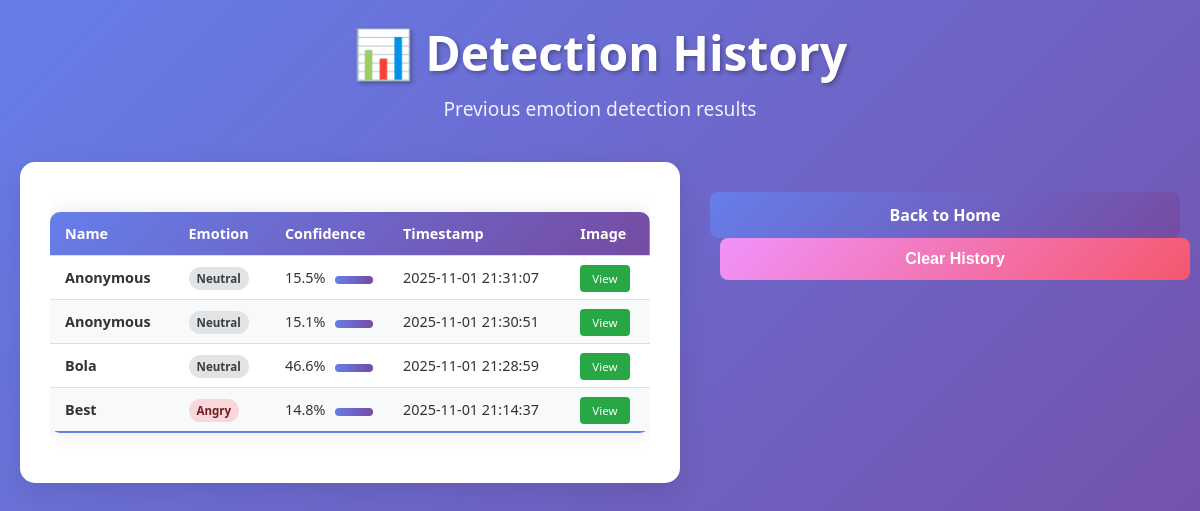
Before: /history with the older database file.
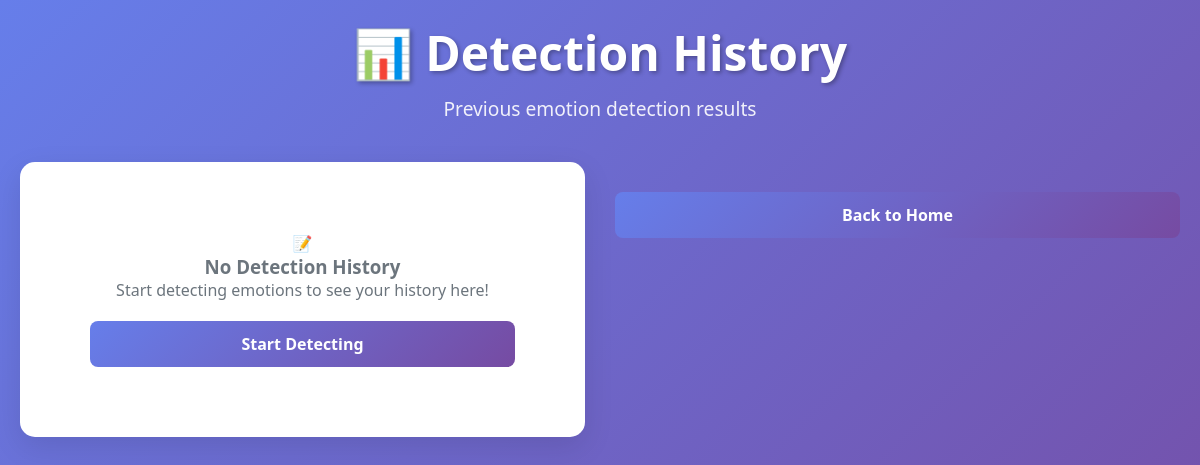
After: the same page with the newer database file.
### tables this page shows
CREATE TABLE detection_history
                 (id INTEGER PRIMARY KEY AUTOINCREMENT,
                  name TEXT,
                  image_path TEXT,
                  emotion TEXT,
                  confidence REAL,
                  timestamp DATETIME,
                  is_online BOOLEAN);

### app.py (the view)
@app.route('/history')
def history():
    conn = sqlite3.connect('emotion_detection.db', check_same_thread=False)
    c = conn.cursor()
    c.execute('''
        SELECT id, name, image_path, emotion, confidence, timestamp
        FROM detection_history
        ORDER BY timestamp DESC
        LIMIT 50
    ''')
    history_data = c.fetchall()
    conn.close()
    return render_template('history.html', history=history_data)

### templates/history.html (shortened to what this page needs)
<!DOCTYPE html>
<html lang="en">
<head>
    <link rel="stylesheet" href="{{ url_for('static', filename='css/style.css') }}">
</head>
<body>
    <div class="container">
        <header>
            <h1>📊 Detection History</h1>
            <p>Previous emotion detection results</p>
        </header>
        <div class="main-content">
            <div class="history-container">
                {% if history %}
                <div style="overflow-x: auto;">
                    <table class="history-table">
                        <thead>
                            <tr>
                                <th>Name</th>
                                <th>Emotion</th>
                                <th>Confidence</th>
                                <th>Timestamp</th>
                                <th>Image</th>
                            </tr>
                        </thead>
                        <tbody>
                            {% for record in history %}
                            <tr>
                                <td><strong>{{ record[1] or 'Anonymous' }}</strong></td>
                                <td>
                                    {% set emotion = record[3] %}
                                    {% if emotion is string %}
                                        {% set emotion_class = emotion.lower() %}
                                    {% else %}
                                        {% set emotion_class = 'neutral' %}
                                    {% endif %}
                                    <span class="emotion-badge emotion-{{ emotion_class }}">
                                        {{ emotion }}
                                    </span>
                                </td>
                                <td>
                                    <div style="display: flex; align-items: center; gap: 10px;">
                                        <span>
                                            {% if record[4] is number %}
                                                {{ "%.1f"|format(record[4] * 100) }}%
                                            {% else %}
                                                0.0%
                                            {% endif %}
                                        </span>
                                        <div class="confidence-bar" style="flex-grow: 1;">
                                            <div class="confidence-fill" style="width:
                                                {% if record[4] is number %}
                                                    {{ record[4] * 100 }}
                                                {% else %}
                                                    0
                                                {% endif %}%;">
                                            </div>
                                        </div>
                                    </div>
                                </td>
                                <td>
                                    {% if record[5] %}
                                        {{ record[5].split('.')[0] if '.' in record[5] else record[5] }}
                                    {% else %}
                                        N/A
                                    {% endif %}
                                </td>
                                <td>
                                    {% if record[2] %}
                                    <a href="/{{ record[2] }}" target="_blank" class="btn-view">View</a>
                                    {% else %}
                                    <span style="color: #6c757d;">No image</span>
                                    {% endif %}
                                </td>
                            </tr>
                            {% endfor %}
                        </tbody>
                    </table>
                </div>
                {% else %}
                <div class="no-history">
                    <div>📝</div>
                    <h3>No Detection History</h3>
                    <p>Start detecting emotions to see your history here!</p>
                    <a href="/" class="btn-primary" style="margin-top: 20px; display: inline-block;">Start Detecting</a>
                </div>
                {% endif %}
            </div>
            <div style="text-align: center; margin-top: 30px;">
                <a href="/" class="btn-primary">Back to Home</a>
                {% if history %}
                <button onclick="clearHistory()" class="btn-secondary" style="margin-left: 10px;">Clear History</button>
                {% endif %}
            </div>
        </div>
    </div>
</body>
</html>

### static/css/style.css (style rules this page uses)
* { margin: 0; padding: 0; box-sizing: border-box; }
body { font-family: 'Segoe UI', Tahoma, Geneva, Verdana, sans-serif; background: linear-gradient(135deg, #667eea 0%, #764ba2 100%); min-height: 100vh; color: #333; }
.container { max-width: 1200px; margin: 0 auto; padding: 20px; }
header { text-align: center; margin-bottom: 40px; color: white; }
header h1 { font-size: 3rem; margin-bottom: 10px; text-shadow: 2px 2px 4px rgba(0,0,0,0.3); }
header p { font-size: 1.2rem; opacity: 0.9; }
.main-content { display: grid; grid-template-columns: 1fr 1fr; gap: 30px; margin-bottom: 30px; }
.btn-primary, .btn-secondary, .btn-tertiary { display: inline-block; padding: 12px 30px; border: none; border-radius: 8px; font-size: 16px; font-weight: 600; text-decoration: none; text-align: center; cursor: pointer; transition: all 0.3s; width: 100%; }
.btn-primary { background: linear-gradient(135deg, #667eea, #764ba2); color: white; }
.history-container { background: white; padding: 30px; border-radius: 15px; box-shadow: 0 10px 30px rgba(0,0,0,0.1); }

### templates/history.html (style rules this page uses)
.no-history { text-align: center; padding: 40px; color: #6c757d; }

Changed rows visible on the page:
removed detection_history: name "Anonymous", emotion "Neutral", record[4]*100 "15.5", timestamp "2025-11-01 21:31:07"
removed detection_history: name "Anonymous", emotion "Neutral", record[4]*100 "15.1", timestamp "2025-11-01 21:30:51"
removed detection_history: name "Bola", emotion "Neutral", record[4]*100 "46.6", timestamp "2025-11-01 21:28:59"
removed detection_history: name "Best", emotion "Angry", record[4]*100 "14.8", timestamp "2025-11-01 21:14:37"
Other visible differences:
text no longer shown: "Name Emotion Confidence Timestamp Image Clear History"
text now shown: "📝 No Detection History Start detecting emotions to see your history here! Start Detecting"
